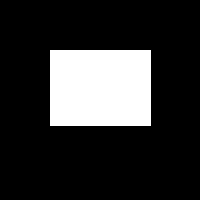
Frame 1 (no input)
Frame 60 (the mouse pressed at the canvas centre just before this capture): identical to frame 1, image omitted
Frame 120 (the mouse held since frame 60 and released just before this capture): identical to frame 1, image omitted

The Processing sketch that drew this single still picture (run headless with seeded random() and noise(); from frame 60 on, the mouse is pressed at the canvas centre):

// Processing sketch: processing_60621
// ── processing_60621.pde

int x = 50; 
int y = 50; 
int w = 100; 
int h = 75;

void setup() { 
  size(200, 200);
}

void draw() {
  background(0);
  stroke(255); 
  
  /*
  if (_______ && _______ && _______ && _______) {
    _______
  } 
  _______ { 
    _______
  }
  */
  rect(x, y, w, h);
} 
